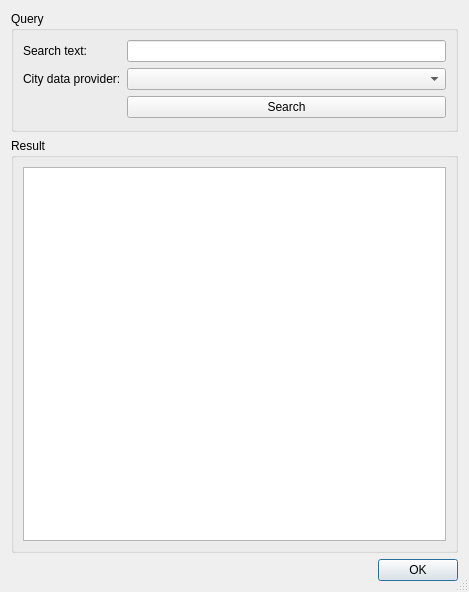
<?xml version="1.0" encoding="UTF-8"?>
<ui version="4.0">
 <class>Weather::CitiesWindow</class>
 <widget class="QDialog" name="Weather::CitiesWindow">
  <property name="geometry">
   <rect>
    <x>0</x>
    <y>0</y>
    <width>469</width>
    <height>592</height>
   </rect>
  </property>
  <property name="windowTitle">
   <string>Search cities</string>
  </property>
  <property name="sizeGripEnabled">
   <bool>true</bool>
  </property>
  <layout class="QVBoxLayout" name="verticalLayout_2">
   <item>
    <widget class="QGroupBox" name="groupBox">
     <property name="title">
      <string>Query</string>
     </property>
     <layout class="QFormLayout" name="formLayout">
      <item row="0" column="0">
       <widget class="QLabel" name="label">
        <property name="text">
         <string>Search text:</string>
        </property>
        <property name="buddy">
         <cstring>mQueryLineEdit</cstring>
        </property>
       </widget>
      </item>
      <item row="0" column="1">
       <widget class="QLineEdit" name="mQueryLineEdit"/>
      </item>
      <item row="1" column="0">
       <widget class="QLabel" name="label_2">
        <property name="text">
         <string>City data provider:</string>
        </property>
        <property name="buddy">
         <cstring>mProviderSelector</cstring>
        </property>
       </widget>
      </item>
      <item row="1" column="1">
       <widget class="QComboBox" name="mProviderSelector"/>
      </item>
      <item row="2" column="0">
       <spacer name="horizontalSpacer">
        <property name="orientation">
         <enum>Qt::Horizontal</enum>
        </property>
        <property name="sizeHint" stdset="0">
         <size>
          <width>40</width>
          <height>24</height>
         </size>
        </property>
       </spacer>
      </item>
      <item row="2" column="1">
       <widget class="QPushButton" name="mSearchButton">
        <property name="text">
         <string>Search</string>
        </property>
       </widget>
      </item>
     </layout>
    </widget>
   </item>
   <item>
    <widget class="QGroupBox" name="groupBox_2">
     <property name="title">
      <string>Result</string>
     </property>
     <layout class="QVBoxLayout" name="verticalLayout">
      <item>
       <widget class="QListWidget" name="mResultList"/>
      </item>
     </layout>
    </widget>
   </item>
   <item>
    <widget class="QDialogButtonBox" name="buttonBox">
     <property name="orientation">
      <enum>Qt::Horizontal</enum>
     </property>
     <property name="standardButtons">
      <set>QDialogButtonBox::Ok</set>
     </property>
    </widget>
   </item>
  </layout>
 </widget>
 <resources/>
 <connections>
  <connection>
   <sender>buttonBox</sender>
   <signal>accepted()</signal>
   <receiver>Weather::CitiesWindow</receiver>
   <slot>accept()</slot>
   <hints>
    <hint type="sourcelabel">
     <x>227</x>
     <y>570</y>
    </hint>
    <hint type="destinationlabel">
     <x>157</x>
     <y>274</y>
    </hint>
   </hints>
  </connection>
  <connection>
   <sender>buttonBox</sender>
   <signal>rejected()</signal>
   <receiver>Weather::CitiesWindow</receiver>
   <slot>reject()</slot>
   <hints>
    <hint type="sourcelabel">
     <x>295</x>
     <y>576</y>
    </hint>
    <hint type="destinationlabel">
     <x>286</x>
     <y>274</y>
    </hint>
   </hints>
  </connection>
 </connections>
</ui>
